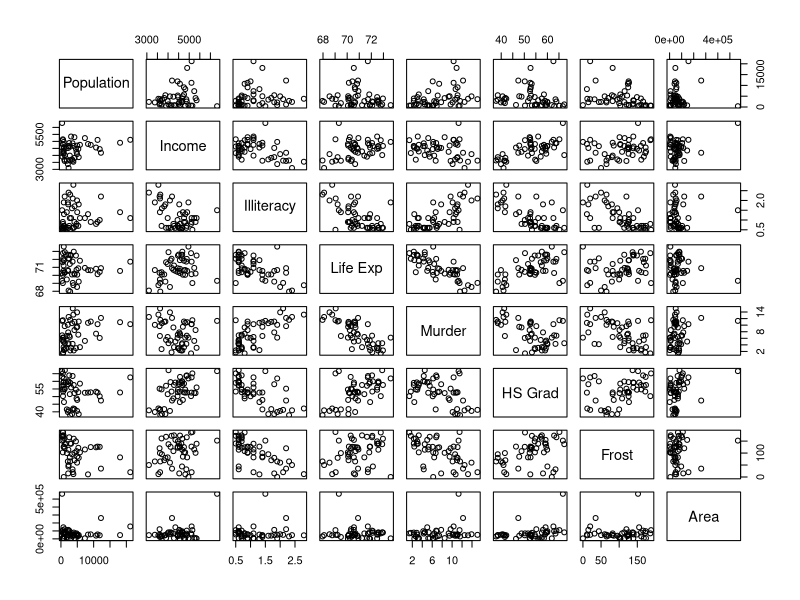

Write the R code that produced this figure.
state.x77
# the data is not in the data frame format
class(state.x77)

states_df <- as.data.frame(state.x77)
states_df
class(states_df)

head(states_df)
# Move states names into a new variable
states_df$name <- state.name
head(states_df)

# Renaming the Life Exp and HS grad variable to 
# their default names
colnames(states_df)[colnames(states_df) == "Life Exp"] <-  "Life_Exp"
colnames(states_df)[colnames(states_df) == "HS Grad"] <-  "HS_Grad"
head(states_df)

# Showing co-linearity for the data set
states_comparison <- as.data.frame(state.x77)
pairs(states_comparison)